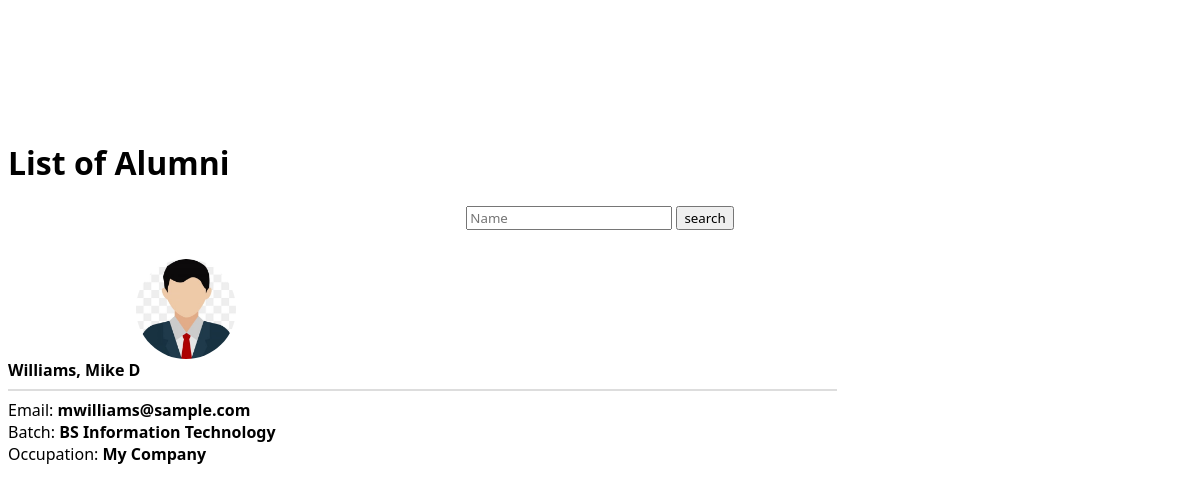
The app's page /alumni_list.php, older data.
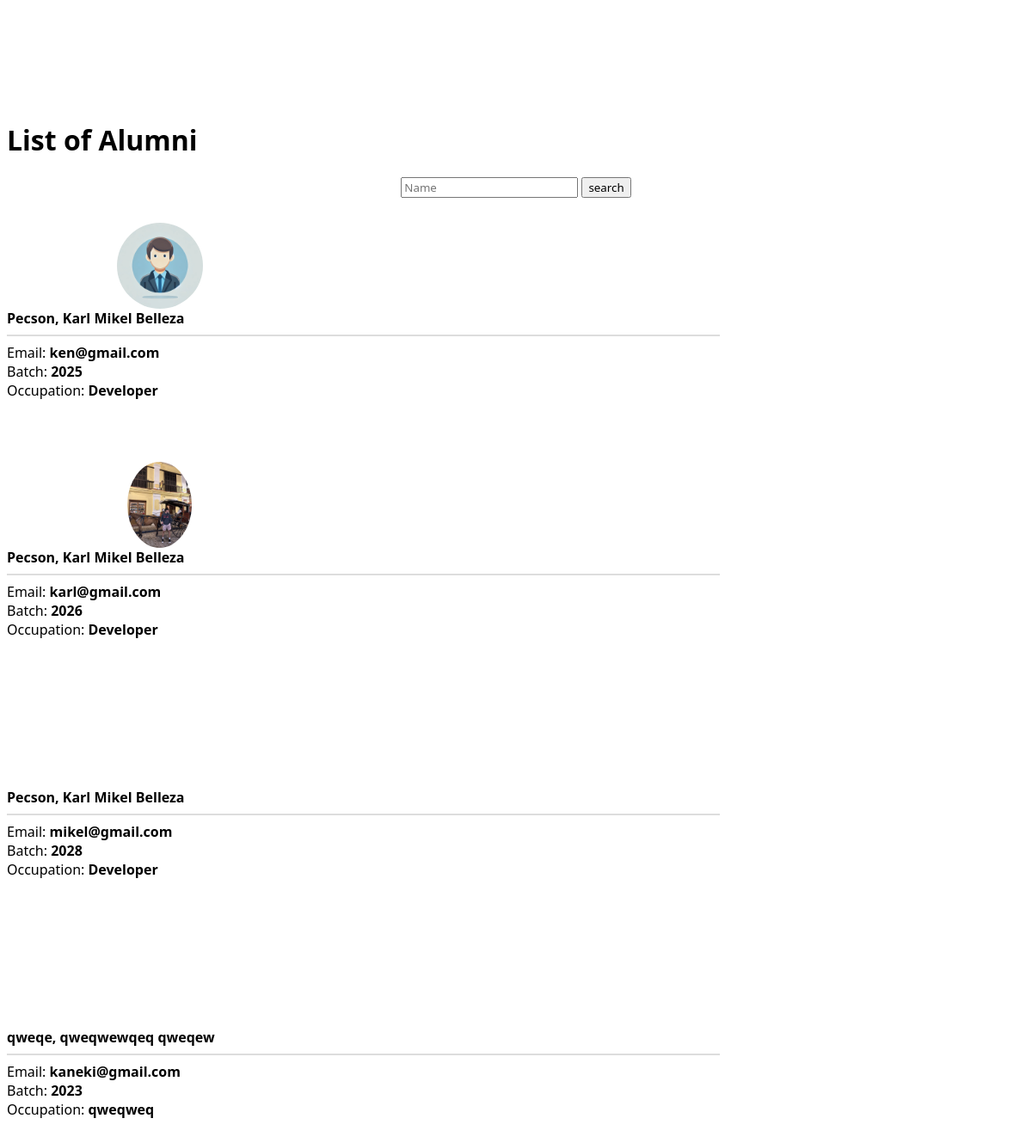
The same page, newer data.
### tables this page shows
CREATE TABLE `alumnus_bio` (
  `id` int(30) NOT NULL,
  `firstname` varchar(200) NOT NULL,
  `middlename` varchar(200) NOT NULL,
  `lastname` varchar(200) NOT NULL,
  `gender` varchar(10) NOT NULL,
  `batch` year(4) NOT NULL,
  `course_id` int(30) NOT NULL,
  `email` varchar(250) NOT NULL,
  `connected_to` text NOT NULL,
  `avatar` text NOT NULL,
  `status` tinyint(1) NOT NULL DEFAULT 0 COMMENT '0= Unverified, 1= Verified',
  `date_created` date NOT NULL DEFAULT current_timestamp()
);

CREATE TABLE `courses` (
  `id` int(30) NOT NULL,
  `course` text NOT NULL,
  `about` text NOT NULL
);

### alumni_list.php (the view, shortened to what this page needs)
<?php
include 'admin/db_connect.php';
?>
        <header class="">
            <div class="head container-fluid h-100">
                <div class="row h-100 align-items-center justify-content-center text-center">
                    <div class="col-lg-8 align-self-end mb-4 page-title">
                        <h1 class="text-white">List of Alumni</h1>
                    </div>
                </div>
            </div>
        </header>
             <div class="search_container ">
                <div class="input-group col-md-6 ">
      <input type="text"  id="filter" class="form-control rounded" placeholder="Name" aria-label="Search" aria-describedby="search-addon" />
      <button type="button" class="btn btn-outline-primary col-md-3" data-mdb-ripple-init>search</button>
    </div>
            </div>
            <div class="container-fluid mt-3 pt-2">
                <div class="row-items">
                <div class="col-lg-12">
                    <div class="row">
                <?php
                $fpath = 'admin/assets/uploads';
                $alumni = $conn->query("SELECT a.*,c.course,Concat(a.lastname,', ',a.firstname,' ',a.middlename) as name from alumnus_bio a inner join courses c on c.id = a.course_id order by Concat(a.lastname,', ',a.firstname,' ',a.middlename) asc");
                while($row = $alumni->fetch_assoc()):
                ?>
                <div class="col-md-4 item">
                <div class="card alumni-list" data-id="<?php echo $row['id'] ?>">
                        <div class="alumni-img" style="height:100px; margin-top:1.8em;" card-img-top>
                            <img src="<?php echo $fpath.'/'.$row['avatar'] ?>" alt="">
                        </div>
                    <div class="card-body">
                        <div class="row align-items-center h-100">
                            <div class="">
                                <div>
                                <p class="filter-txt"><b><?php echo $row['name'] ?></b></p>
                                <hr class="w-100" style="max-width: calc(100%); border: 1px solid #ddd;  ">
                                <p class="filter-txt">Email: <b><?php echo $row['email'] ?></b></p>
                                <p class="filter-txt">Batch: <b><?php echo $row['course'] ?></b></p>
                                <p class="filter-txt">Occupation: <b><?php echo $row['connected_to'] ?></b></p>
                                    <br>
                                </div>
                            </div>
                        </div>
                    </div>
                </div>
                <br>
                </div>
                <?php endwhile; ?>
                </div>
                </div>
                </div>
            </div>

### alumni_list.php (style rules this page uses)
* { font-family:system-ui; }
.alumni-list { cursor: pointer; border: unset; flex-direction: inherit; }
.alumni-img { width: calc(30%); max-height: 30vh; display: flex; align-items: center; justify-content: center; }
.alumni-list .card-body { width: calc(70%); }
.alumni-img img { border-radius: 100%; max-height: calc(100%); max-width: calc(100%); }
.row-items { position: relative; }
.alumni-list p { margin:unset; }
.head { padding-top:7rem; }
.search_container { display:flex; justify-content:center; }

Row changes from the older to the newer data that the page shows:
removed alumnus_bio: avatar (picture), name "Williams, Mike D", email "mwilliams@sample.com", course.course "BS Information Technology", connected_to "My Company"
added alumnus_bio: avatar (placeholder picture), name "Pecson, Karl Mikel Belleza", email "ken@gmail.com", course.course "2025", connected_to "Developer"
added alumnus_bio: avatar (picture), name "Pecson, Karl Mikel Belleza", email "karl@gmail.com", course.course "2026", connected_to "Developer"
added alumnus_bio: name "Pecson, Karl Mikel Belleza", email "mikel@gmail.com", course.course "2028", connected_to "Developer"
added alumnus_bio: name "qweqe, qweqwewqeq qweqew", email "kaneki@gmail.com", course.course "2023", connected_to "qweqweq"
